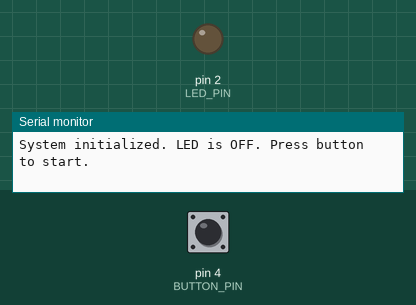
Recording of a sketch running on a simulated Arduino Uno, built with avr-gcc and run on an emulated ATmega328P. Parts: output pins drawn as LEDs (lit = HIGH), the last lines printed to the serial monitor. The inputs (shaded band) are chosen by the test bench; at power-on: pin 4 (BUTTON_PIN) LOW.

Above: at 1.2 s.
1.3 s: pin 4 (BUTTON_PIN) pulled HIGH for 0.15 s
4.4 s: pin 4 (BUTTON_PIN) pulled HIGH for 1 s
At 5.7 s:
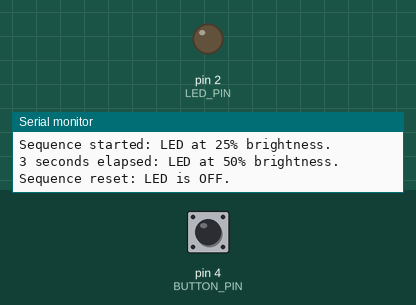
6.9 s: pin 4 (BUTTON_PIN) pulled HIGH for 3.2 s
At 11.1 s:
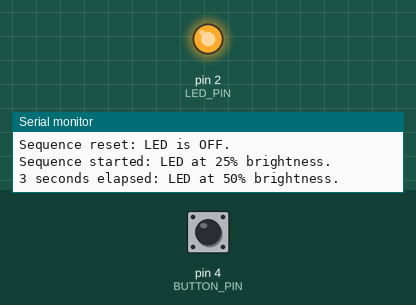
Timing chart, 0 to 12.6 s (numbered marks = the images above; inputs shaded):
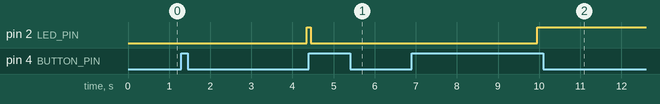

The sketch:

LED_Brightness_Control.ino
```cpp
/**
 * Laboratory 1: LED Brightness Control Using a Push button/wire
 *
 * Objective: Control LED brightness in 25% steps using a push button.
 *
 * Sequence:
 * 1. Start: LED is OFF.
 * 2. Press switch: LED turns on at 25%.
 * 3. Every 3 seconds: Brightness increases by 25% (25% -> 50% -> 75% -> 100%).
 * 4. At 100%: LED remains ON.
 * 5. Press button again: Reset sequence (LED OFF, wait for press).
 */

// Pin definitions
const int LED_PIN = 2;     // Connect LED long leg (via 470 ohm resistor) to D2
const int BUTTON_PIN = 4;  // Connect Button (via 1K ohm pull-down) to D4

// Sequence states
enum SequenceState {
  STATE_OFF,        // LED is OFF, waiting for button press
  STATE_25,         // LED is at 25% brightness
  STATE_50,         // LED is at 50% brightness
  STATE_75,         // LED is at 75% brightness
  STATE_100         // LED is at 100% brightness (ON)
};

// Variable declarations
SequenceState currentState = STATE_OFF;
unsigned long lastStepTime = 0;       // Keeps track of the 3-second timer
const unsigned long stepInterval = 3000; // 3 seconds in milliseconds

// Button debouncing variables
bool lastButtonState = LOW;
bool currentButtonState = LOW;
unsigned long lastDebounceTime = 0;
const unsigned long debounceDelay = 50; // 50ms to filter button noise

void setup() {
  Serial.begin(115200);

  // Set pin modes
  pinMode(LED_PIN, OUTPUT);
  pinMode(BUTTON_PIN, INPUT); // Expecting external 1K pull-down resistor

  // Ensure LED starts OFF
  analogWrite(LED_PIN, 0);
  Serial.println("System initialized. LED is OFF. Press button to start.");
}

void loop() {
  // Read the button state
  int reading = digitalRead(BUTTON_PIN);

  // Check if button state changed (noise or actual press)
  if (reading != lastButtonState) {
    lastDebounceTime = millis();
  }

  // If the state has persisted longer than the debounce delay, accept it
  if ((millis() - lastDebounceTime) > debounceDelay) {
    if (reading != currentButtonState) {
      currentButtonState = reading;

      // Detect button press (transition from LOW to HIGH)
      if (currentButtonState == HIGH) {
        handleButtonPress();
      }
    }
  }

  // Save the reading for next loop iteration
  lastButtonState = reading;

  // Handle the automatic brightness increase every 3 seconds
  handleTimer();
}

/**
 * Triggered whenever the button is pressed.
 */
void handleButtonPress() {
  if (currentState == STATE_OFF) {
    // Start the sequence at 25%
    currentState = STATE_25;
    analogWrite(LED_PIN, 64); // 25% of 255 is ~64
    lastStepTime = millis();  // Reset the 3-second timer
    Serial.println("Sequence started: LED at 25% brightness.");
  } else {
    // If the sequence is already running or complete, pressing resets it
    currentState = STATE_OFF;
    analogWrite(LED_PIN, 0); // Turn LED OFF
    Serial.println("Sequence reset: LED is OFF.");
  }
}

/**
 * Handles the automatic brightness increment every 3 seconds.
 */
void handleTimer() {
  // Only increment if we are in a running state and NOT at 100% yet
  if (currentState != STATE_OFF && currentState != STATE_100) {
    if (millis() - lastStepTime >= stepInterval) {
      lastStepTime = millis(); // Reset step timer

      switch (currentState) {
        case STATE_25:
          currentState = STATE_50;
          analogWrite(LED_PIN, 128); // 50% of 255 is ~128
          Serial.println("3 seconds elapsed: LED at 50% brightness.");
          break;

        case STATE_50:
          currentState = STATE_75;
          analogWrite(LED_PIN, 191); // 75% of 255 is ~191
          Serial.println("3 seconds elapsed: LED at 75% brightness.");
          break;

        case STATE_75:
          currentState = STATE_100;
          analogWrite(LED_PIN, 255); // 100% of 255 is 255
          Serial.println("3 seconds elapsed: LED at 100% brightness (Remain ON).");
          break;

        default:
          break;
      }
    }
  }
}
```

Measured:
- after the input at 1.3 s, pin 2 (LED_PIN): LOW → HIGH after 3.1 s
- after the input at 4.4 s, pin 2 (LED_PIN): HIGH → LOW after 0.05 s
- after the input at 6.9 s, pin 2 (LED_PIN): LOW → HIGH after 3.1 s
